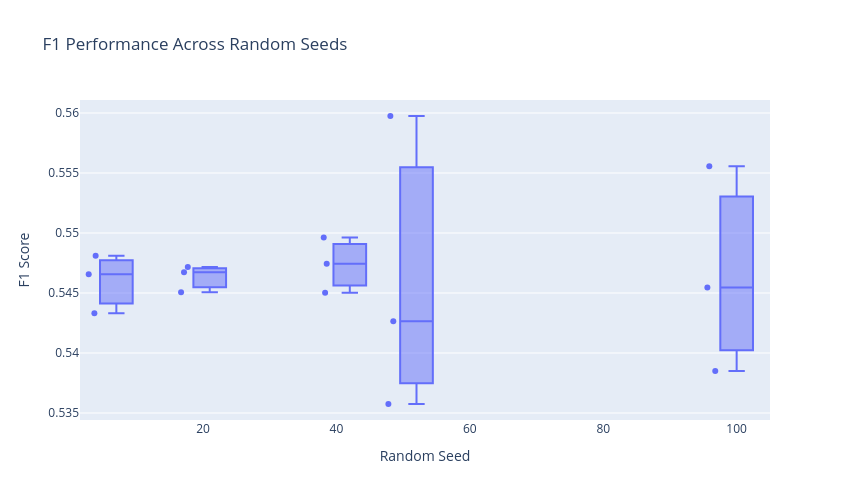

Source (notebook cell):
### Code cell
# ============================================================
# CELL 14 — F1 PERFORMANCE ACROSS RANDOM SEEDS
# ============================================================

fig = px.box(
    robustness_results,
    x="Random_Seed",
    y="F1",
    points="all",
    title="F1 Performance Across Random Seeds",
    labels={
        "Random_Seed": "Random Seed",
        "F1": "F1 Score"
    }
)

fig.update_layout(
    width=850,
    height=500
)

fig.show()

### Figure 1 — Plotly figure (JSON) as saved in the notebook; plotly's stock layout.template omitted (floating-point values rounded to 4 significant figures)
{"data": [{"alignmentgroup": "True", "boxpoints": "all", "hovertemplate": "Random Seed=%{x}<br>F1 Score=%{y}<extra></extra>", "legendgroup": "", "marker": {"color": "#636efa"}, "name": "", "notched": false, "offsetgroup": "", "orientation": "v", "showlegend": false, "type": "box", "x": [42, 42, 42, 7, 7, 7, 21, 21, 21, 52, 52, 52, 100, 100, 100], "x0": " ", "xaxis": "x", "y": [0.5474, 0.5496, 0.545, 0.5433, 0.5466, 0.5481, 0.5472, 0.5467, 0.5451, 0.5597, 0.5426, 0.5357, 0.5556, 0.5385, 0.5455], "y0": " ", "yaxis": "y"}], "layout": {"boxmode": "group", "height": 500, "legend": {"tracegroupgap": 0}, "title": {"text": "F1 Performance Across Random Seeds"}, "width": 850, "xaxis": {"anchor": "y", "domain": [0, 1], "title": {"text": "Random Seed"}}, "yaxis": {"anchor": "x", "domain": [0, 1], "title": {"text": "F1 Score"}}}}
